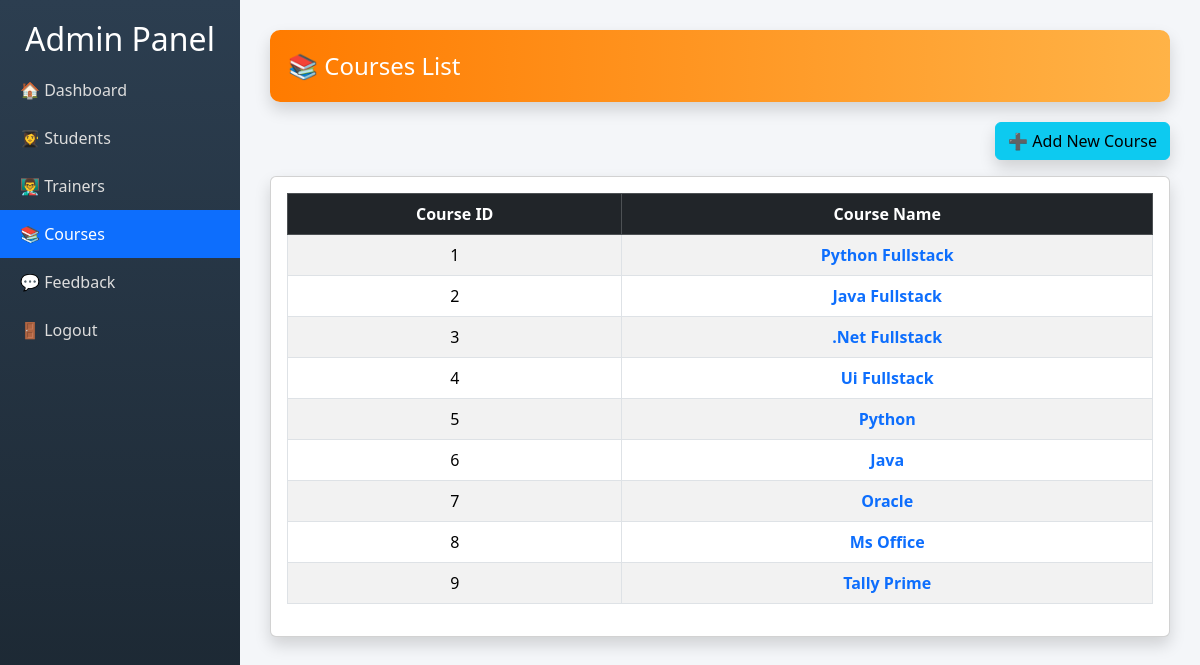
Screenshot of /admin-courses/ with the database file from the repository.
### myapp/models.py (models this page shows, shortened)
class Course(models.Model):
    name = models.CharField(max_length=100)

### myapp/views.py (the view)
# urls.py: path('admin-courses/', views.admin_courses, name='admin_courses'),
def admin_courses(request):
    courses = Course.objects.all()
    return render(request, "myapp/admin_courses.html", {
        "courses": courses
    })

### templates/myapp/admin_courses.html (shortened to what this page needs)
<!DOCTYPE html>
<html>
<head>
    <link href="https://cdn.jsdelivr.net/npm/bootstrap@5.3.2/dist/css/bootstrap.min.css" rel="stylesheet">
</head>
<body>
    <div class="sidebar">
        <h2 class="text-center">Admin Panel</h2>
        <a href="{% url 'admin_dashboard' %}">🏠 Dashboard</a>
        <a href="{% url 'admin_students' %}">👩‍🎓 Students</a>
        <a href="{% url 'admin_trainers' %}">👨‍🏫 Trainers</a>
        <a href="{% url 'admin_courses' %}" class="active-menu">📚 Courses</a>
        <a href="{% url 'admin_feedback' %}">💬 Feedback</a>
        <a href="{% url 'admin_logout' %}">🚪 Logout</a>
    </div>
    <div class="main-content">
        <div class="header-card shadow">
            📚 Courses List
        </div>
       <div class="mb-3 text-end">
         <a href="{% url 'add_course' %}" class="btn btn-info shadow ">
            ➕ Add New Course
        </a>
       </div>
        <div class="card shadow">
            <div class="card-body">
                <table class="table table-striped table-bordered text-center">
                    <thead class="table-dark">
                        <tr>
                            <th>Course ID</th>
                            <th>Course Name</th>
                        </tr>
                    </thead>
                    <tbody>
                        {% for course in courses %}
                        <tr>
                            <td>{{ course.id }}</td>
                            <td class="fw-bold text-primary">{{ course.name }}</td>
                        </tr>
                        {% empty %}
                        <tr>
                            <td colspan="2" class="text-danger fw-bold">
                                No Courses Available
                            </td>
                        </tr>
                        {% endfor %}
                    </tbody>
                </table>
            </div>
        </div>
    </div>
</body>
</html>

### templates/myapp/admin_courses.html (style rules this page uses)
body { background: #f4f6f9; margin: 0; }
.sidebar { width: 240px; height: 100vh; position: fixed; background: linear-gradient(180deg, #2c3e50, #1a252f); color: white; padding-top: 20px; }
.sidebar a { display: block; color: #ddd; padding: 12px 20px; text-decoration: none; }
.active-menu { background: #0d6efd; color: white !important; }
.main-content { margin-left: 240px; padding: 30px; }
.header-card { background: linear-gradient(90deg, #ff7b00, #ffb347); color: white; padding: 18px; border-radius: 10px; font-size: 24px; margin-bottom: 20px; }

### rows the page displays
Course: id "1", name "Python Fullstack"
Course: id "2", name "Java Fullstack"
Course: id "3", name ".Net Fullstack"
Course: id "4", name "Ui Fullstack"
Course: id "5", name "Python"
Course: id "6", name "Java"
Course: id "7", name "Oracle"
Course: id "8", name "Ms Office"
Course: id "9", name "Tally Prime"
